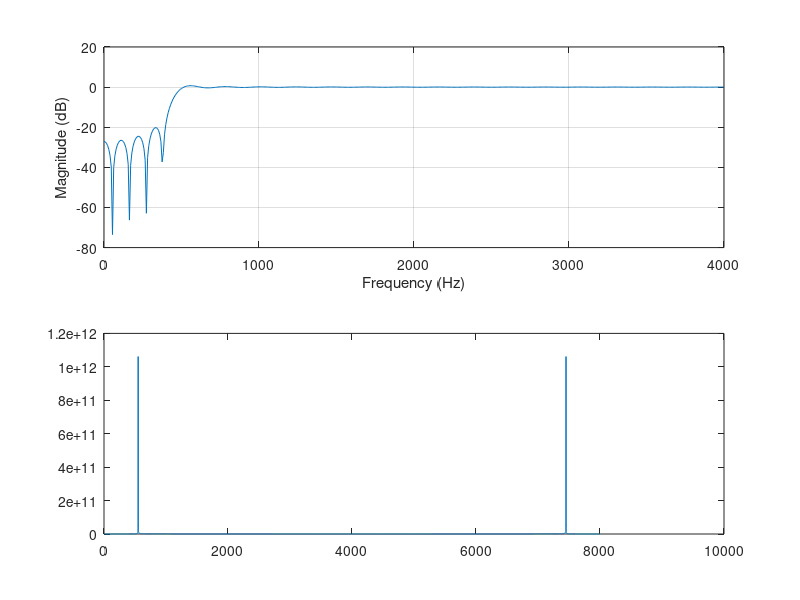

Recreate this plot in MATLAB. (Note: this script raises an error after producing the figure.)
% meu filtro fir pronto, ordem 197
h = [ 83 -25 -25 -26 -27 -28 -26 -22 -16 -8 2 13 22 30 34 33 28 19 6 -9 -24 -38 -47 -52 -50 -41 -26 -6 16 38 57 70 75 70 55 32 3 -29 -60 -85 -101 -105 -96 -73 -39 3 48 90 123 143 145 129 95 45 -14 -76 -133 -177 -201 -201 -174 -123 -51 34 121 199 258 289 284 241 163 56 -69 -197 -312 -397 -439 -427 -357 -232 -59 143 355 549 699 778 765 644 408 62 -383 -902 -1465 -2035 -2572 -3037 -3398 -3625 29065 -3625 -3398 -3037 -2572 -2035 -1465 -902 -383 62 408 644 765 778 699 549 355 143 -59 -232 -357 -427 -439 -397 -312 -197 -69 56 163 241 284 289 258 199 121 34 -51 -123 -174 -201 -201 -177 -133 -76 -14 45 95 129 145 143 123 90 48 3 -39 -73 -96 -105 -101 -85 -60 -29 3 32 55 70 75 70 57 38 16 -6 -26 -41 -50 -52 -47 -38 -24 -9 6 19 28 33 34 30 22 13 2 -8 -16 -22 -26 -28 -27 -26 -25 -25 83 ]

Fsam = 8000 

% filtro fir metodo kaiser
[n, w, beta, ftype] = kaiserord ([400, 500], [0, 1], [0.1, 0.1], 8000);
b = fir1 (n, w, kaiser (n+1, beta), ftype, "noscale");
freqz (b, 1, [], 8000);

% Create a 5 seconds signal with 3 components:
% a 1 Hz and a 200 Hz sinusoidal component and some gaussian noise.
t=0:1/Fsam:1;
input = sin(2*pi*300*t) + sin(2*pi*700*t) + randn(size(t));

Fsam = 8000 
t=0:1/Fsam:1;
input = sin(2*pi*150*t) + sin(2*pi*550*t);

plot(abs(fft(input)))

inputq = round(input * 2^13 );

fd = fopen("2sine.dat","w")
fprintf(fd, "%d ", inputq)
fclose(fd)

out = filter2(h,inputq);

plot(abs(fft(out)))
%ou
plot( 20*log10( abs( fft(h)(1:4000) ) ) )

%%%%%%%%%%%%%%%%%%%%%%%%%%%%%

Fsam = 8000;
t = 0:1/Fsam:1;
input = sin(2*pi*100*t) + sin(2*pi*1000*t) + sin(2*pi*3000*t);

plot( abs( fft(input)(1:4000) ) )

inputq = round(input * 2^13 );

fd = fopen("3sine.dat","w");
fprintf(fd, "%d ", inputq);
fclose(fd);

out = filter2(h,inputq);

plot(abs(fft(out)))
%ou
plot( 20*log10( abs( fft(h)(1:4000) ) ) )

%%%%%%%%%%%%%%%%%%%%%%%%%%%%%

plot( abs( fft(in)(1:4000) ) );
figure;
plot( abs( fft(out)(1:4000) ) );


